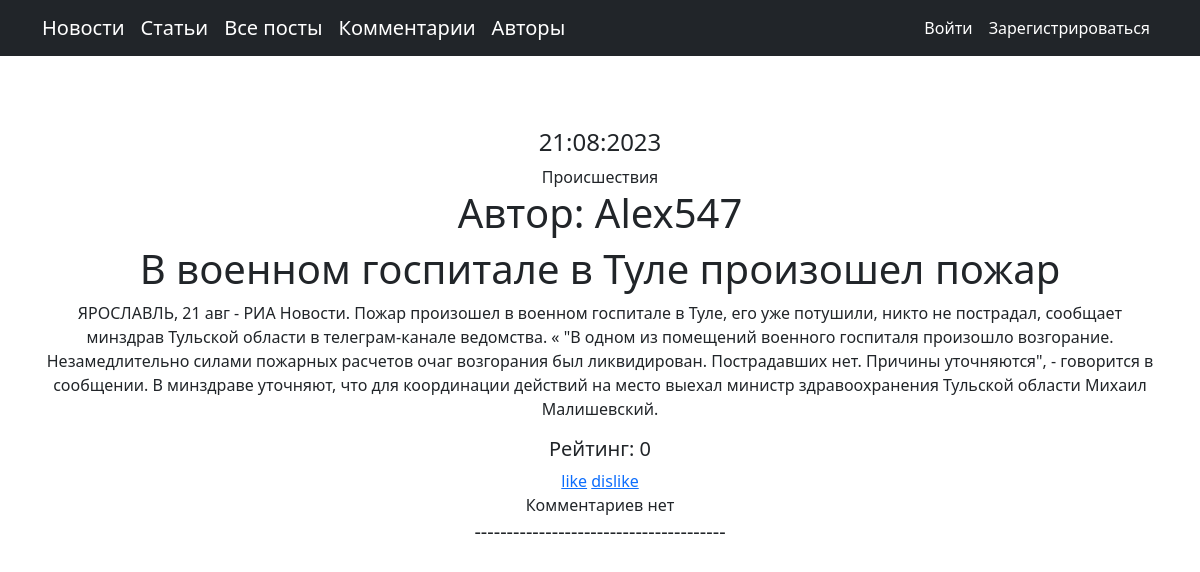
Page /news/17/ on the earlier database version.
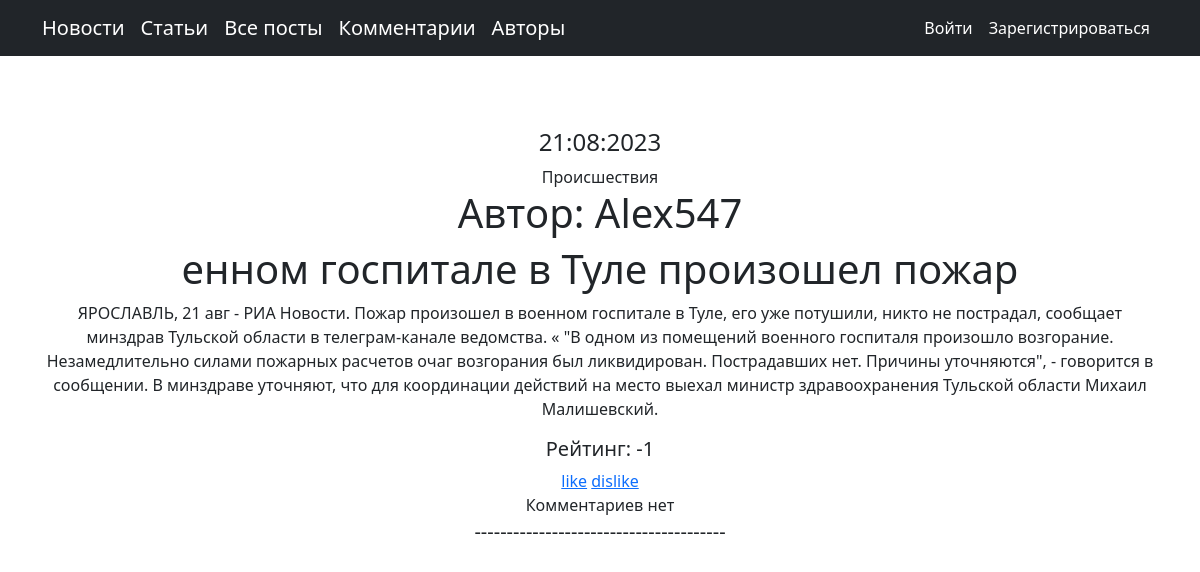
Same page on the later database version.
### newsportal/models.py (models this page shows, shortened)
class Post(models.Model):
    author = models.ForeignKey(Author, on_delete=models.CASCADE, verbose_name='Автор')
    type_post = models.CharField(max_length=1, choices=POSTS, verbose_name='Тип поста')
    time_created = models.DateTimeField(auto_now_add=True, verbose_name='Дата создания')
    category = models.ManyToManyField(Category, through="PostCategory", verbose_name='Категория')
    title =  models.CharField(max_length=255, verbose_name='Оглавление')
    content = models.TextField( verbose_name='Содержание')
    rating = models.SmallIntegerField(default=0, verbose_name='Рейтинг')

class Author(models.Model):
    author = models.OneToOneField(User, on_delete=models.CASCADE)
    rating = models.SmallIntegerField(default=0)
    def __str__(self):
        return self.author.username

### newsportal/views.py (the view)
# urls.py: path('news/<int:pk>/', DetailNews.as_view(), name='one_news'),
class DetailNews(DetailView):
    model = Post
    template_name = 'newsportal/one_news.html'
    context_object_name = 'news'
    def get_context_data(self, **kwargs):
        post = get_object_or_404(Post, id=self.kwargs['pk'])
        context = super().get_context_data(**kwargs)
        context['author1'] = str(post.author)
        context['admin'] = 'admin'
        return context

### newsportal/models.py (called while the page is built)
    def __str__(self):
        return self.name

### newsportal/templatetags/custom_filters.py (called while the page is built)
@register.filter()
def censor(value:str):
   swear_words = ('банан', 'морков', 'карто', 'броккол', 'ананас',
                  'Банан', 'Морков', 'Карто', 'Броккол', 'Ананас',)
   for word in swear_words:
      if word in value:
          value = value.replace(word, '****')
   return value

### newsportal/templates/newsportal/one_news.html (shortened to what this page needs)
{% extends 'newsportal/default.html' %}
{% load custom_filters %}
{% block content %} <br>
<h4>{{ news.time_created|date:'d:m:Y' }}</h4>
{% if news.category.all %}
 {% for cat in news.category.all %}
{{ cat }}    {% if not forloop.last %}, {% endif %}
{% endfor %}
{% endif %}
<h1>Автор: {{ news.author }}</h1>
<h1>{{ news.title|censor }}</h1>
<p>{{ news.content|censor }}</p>
<h5>Рейтинг: {{ news.rating }}</h5>
<a href="{% url 'like' news.pk %}">like</a>
<a href="{% url 'dislike' news.pk %}">dislike</a>
{% if  news.comment_set.all %}
<br>
Комментарии: {% for comment in news.comment_set.all %}
{{ comment.user }} <br> <a href="{% url 'showcomment' comment.pk %}">{{ comment.content|censor }}</a>
<br> рейтинг  {{ comment.rating }}<hr>
{% endfor %}
{% else %}<br> Комментариев нет
{% endif %}
<br>
{% endblock content %}

Differences in the rows shown:
changed Post "Alex547": title|censor "В военном госпитале в Туле произошел пожар" → "енном госпитале в Туле произошел пожар"; rating "0" → "-1"
